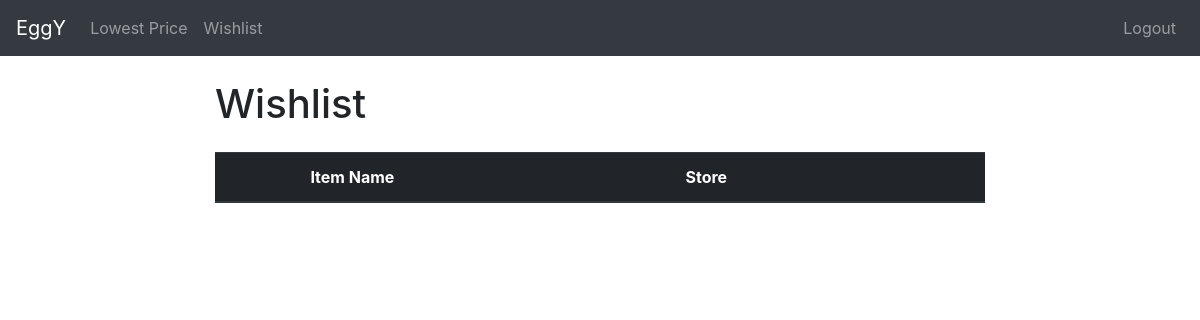
Page /wishlist (signed in) on the earlier database version.
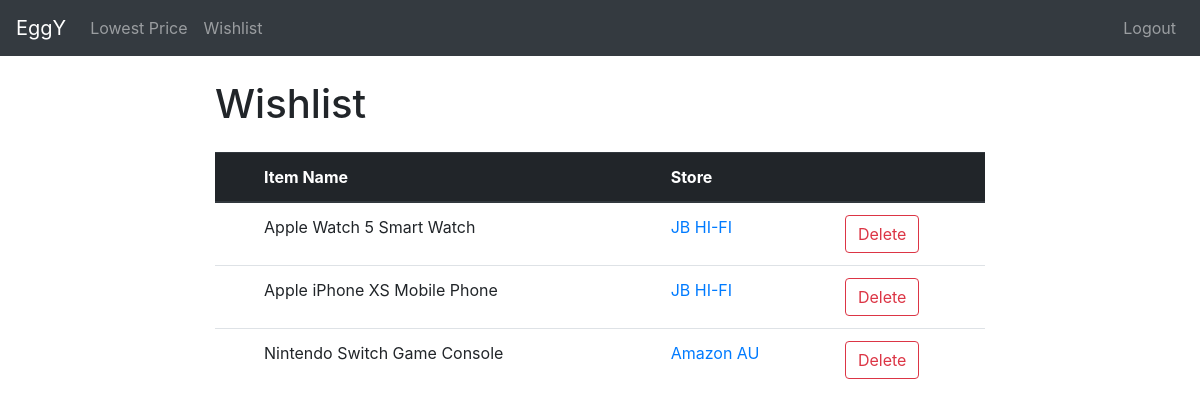
Same page on the later database version.
### eggy.py (models this page shows)
class Item(db.Model):
    id = db.Column(db.Integer, primary_key=True)
    name = db.Column(db.String(200), nullable=False)
    store = db.Column(db.Text, nullable=False)
    link = db.Column(db.Text, nullable=False)
    user_id = db.Column(db.Integer, db.ForeignKey('user.id'), nullable=False)

### eggy.py (the view)
@app.route('/wishlist', methods=['POST', 'GET'])
@login_required
def wishlist():
    global current_match
    user = User.query.get(current_user.get_id())
    if request.method == 'POST':
        item_name = request.form.get("delete")
        print(item_name)
        user_id = current_user.get_id()
        db.engine.execute(f'DELETE FROM item WHERE user_id=:user_id AND name=:item_name;', user_id=user_id, item_name=item_name)
        items = user.wishlist
        return render_template('about.html', items=items, quantity=len(items))
    else:
        items = user.wishlist
        return render_template('about.html', items=items, quantity=len(items))

### eggy.py (called while the page is built)
@login_manager.user_loader
def load_user(user_id):
    return User.query.get(int(user_id))

### templates/about.html
<!DOCTYPE html>
{% extends "layout.html" %}
{% block main %}
<div class="about col-8 mx-auto">
  <h1 class="mb-4">Wishlist</h1>
  <table class="table table-hover">
    <thead class = "thead-dark">
      <tr>
        <th scope="col"></th>
        <th scope="col">Item Name</th>
        <th scope="col">Store</th>
        <th scope="col"></th>
      </tr>
    </thead>
    <tbody>
      {% if quantity > 0 %}
        {% for item in items %}
        <form class="" action="/wishlist" method="post">
        <tr>
          <th scope="row"></th>
          <td>{{ item.name }}</td>
          <td><a href="{{ item.link }}">{{ item.store }}</a></td>
          <td><button type="submit" class="btn btn-outline-danger" name="delete" value="{{ item.name }}">Delete</input></td>
        </tr>
        </form>
        {% endfor %}
      {% endif %}
    </tbody>
  </table>
</div>
{% endblock %}

### templates/layout.html (shortened to what this page needs)
<!DOCTYPE html>
<html>
  <head>
    <link rel="stylesheet" href="https://maxcdn.bootstrapcdn.com/bootstrap/4.0.0/css/bootstrap.min.css">
  </head>
  <nav class="navbar navbar-expand-md mb-4 bg-dark navbar-dark sticky-top">
    <a class="navbar-brand" href="/">EggY</a>
    <div id="navb" class="navbar-collapse collapse hide">
      <ul class="navbar-nav">
        <li class="nav-item">
          <a class="nav-link" href="/">Lowest Price</a>
        </li>
        <li class="nav-item">
          <a class="nav-link" href="/about">Wishlist</a>
        </li>
      </ul>
      <ul class="nav navbar-nav ml-auto">
        {% if current_user.is_authenticated %}
        <li class="nav-item">
          <a class="nav-link" href="/logout">Logout</a>
        </li>
        {% endif %}
      </ul>
    </div>
  </nav>
  <body>
      {% block main %}
      {% endblock %}
  </body>
</html>

Differences in the rows shown:
added Item: name "Apple Watch 5 Smart Watch", store "JB HI-FI"
added Item: name "Apple iPhone XS Mobile Phone", store "JB HI-FI"
added Item: name "Nintendo Switch Game Console", store "Amazon AU"
